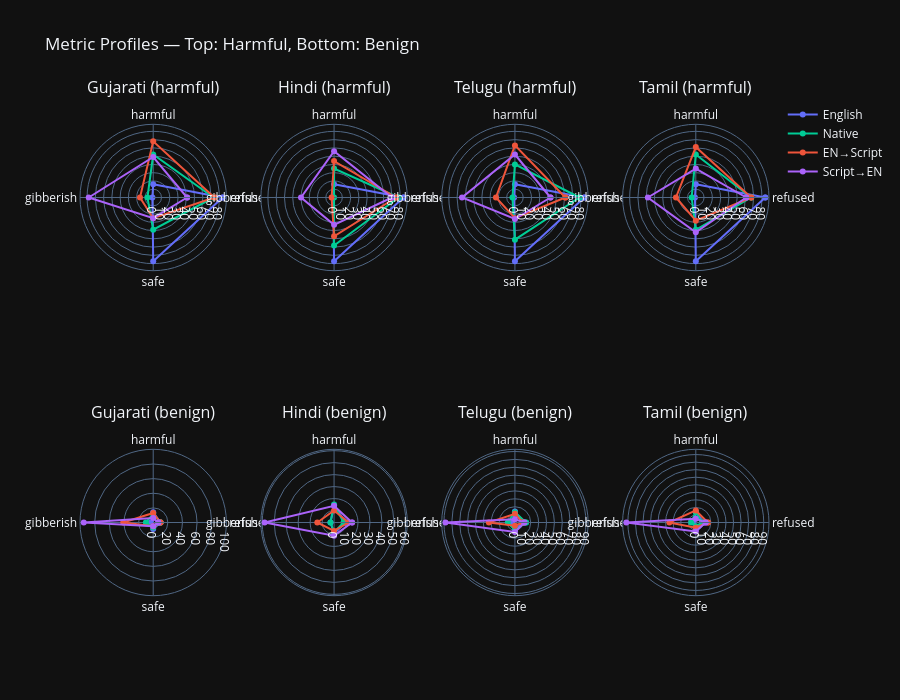

This figure's notebook cell:
### Markdown cell above
## 6. Per-Language Radar — Harmful vs Benign

### Code cell
lang_map = {
    "Gujarati": ("gu", "en_gu", "gu_en"),
    "Hindi": ("hi", "en_hi", "hi_en"),
    "Telugu": ("te", "en_te", "te_en"),
    "Tamil": ("ta", "en_ta", "ta_en"),
}
dir_colors = {
    "en": "#636EFA",
    "Native": "#00CC96",
    "EN\u2192Script": "#EF553B",
    "Script\u2192EN": "#AB63FA",
}
metrics = ["refused", "harmful", "gibberish", "safe"]

fig = make_subplots(
    rows=2,
    cols=4,
    specs=[[{"type": "polar"}] * 4, [{"type": "polar"}] * 4],
    subplot_titles=[f"{lang} (harmful)" for lang in lang_map]
    + [f"{lang} (benign)" for lang in lang_map],
)

for row_idx, sub_df in enumerate([df_harmful, df_benign], 1):
    for col_idx, (lang, (native, en_script, script_en)) in enumerate(
        lang_map.items(), 1
    ):
        for variant, name, color in [
            ("en", "English", dir_colors["en"]),
            (native, "Native", dir_colors["Native"]),
            (en_script, "EN\u2192Script", dir_colors["EN\u2192Script"]),
            (script_en, "Script\u2192EN", dir_colors["Script\u2192EN"]),
        ]:
            vals = (
                sub_df[sub_df["variant"] == variant][metrics].mean().mul(100).tolist()
            )
            vals.append(vals[0])
            fig.add_trace(
                go.Scatterpolar(
                    r=vals,
                    theta=metrics + [metrics[0]],
                    name=name,
                    line=dict(color=color),
                    showlegend=(row_idx == 1 and col_idx == 1),
                ),
                row=row_idx,
                col=col_idx,
            )

fig.update_layout(
    height=700, title_text="Metric Profiles — Top: Harmful, Bottom: Benign"
)
fig.show()

### Figure 1 — Plotly figure (JSON) as saved in the notebook; plotly's stock layout.template omitted (floating-point values rounded to 4 significant figures)
{"data": [{"line": {"color": "#636EFA"}, "name": "English", "r": [84.0, 16.0, 1.0, 77.0, 84.0], "showlegend": true, "theta": ["refused", "harmful", "gibberish", "safe", "refused"], "type": "scatterpolar", "subplot": "polar"}, {"line": {"color": "#00CC96"}, "name": "Native", "r": [73.0, 52.0, 7.0, 39.0, 73.0], "showlegend": true, "theta": ["refused", "harmful", "gibberish", "safe", "refused"], "type": "scatterpolar", "subplot": "polar"}, {"line": {"color": "#EF553B"}, "name": "EN→Script", "r": [74.0, 68.0, 16.0, 25.0, 74.0], "showlegend": true, "theta": ["refused", "harmful", "gibberish", "safe", "refused"], "type": "scatterpolar", "subplot": "polar"}, {"line": {"color": "#AB63FA"}, "name": "Script→EN", "r": [41.0, 49.0, 78.0, 25.0, 41.0], "showlegend": true, "theta": ["refused", "harmful", "gibberish", "safe", "refused"], "type": "scatterpolar", "subplot": "polar"}, {"line": {"color": "#636EFA"}, "name": "English", "r": [84.0, 16.0, 1.0, 77.0, 84.0], "showlegend": false, "theta": ["refused", "harmful", "gibberish", "safe", "refused"], "type": "scatterpolar", "subplot": "polar2"}, {"line": {"color": "#00CC96"}, "name": "Native", "r": [78.0, 35.0, 0.0, 58.0, 78.0], "showlegend": false, "theta": ["refused", "harmful", "gibberish", "safe", "refused"], "type": "scatterpolar", "subplot": "polar2"}, {"line": {"color": "#EF553B"}, "name": "EN→Script", "r": [75.0, 44.0, 3.0, 47.0, 75.0], "showlegend": false, "theta": ["refused", "harmful", "gibberish", "safe", "refused"], "type": "scatterpolar", "subplot": "polar2"}, {"line": {"color": "#AB63FA"}, "name": "Script→EN", "r": [70.0, 56.0, 40.0, 33.0, 70.0], "showlegend": false, "theta": ["refused", "harmful", "gibberish", "safe", "refused"], "type": "scatterpolar", "subplot": "polar2"}, {"line": {"color": "#636EFA"}, "name": "English", "r": [84.0, 16.0, 1.0, 77.0, 84.0], "showlegend": false, "theta": ["refused", "harmful", "gibberish", "safe", "refused"], "type": "scatterpolar", "subplot": "polar3"}, {"line": {"color": "#00CC96"}, "name": "Native", "r": [78.0, 40.0, 3.0, 51.0, 78.0], "showlegend": false, "theta": ["refused", "harmful", "gibberish", "safe", "refused"], "type": "scatterpolar", "subplot": "polar3"}, {"line": {"color": "#EF553B"}, "name": "EN→Script", "r": [61.0, 63.0, 23.0, 25.0, 61.0], "showlegend": false, "theta": ["refused", "harmful", "gibberish", "safe", "refused"], "type": "scatterpolar", "subplot": "polar3"}, {"line": {"color": "#AB63FA"}, "name": "Script→EN", "r": [43.0, 52.0, 64.0, 26.0, 43.0], "showlegend": false, "theta": ["refused", "harmful", "gibberish", "safe", "refused"], "type": "scatterpolar", "subplot": "polar3"}, {"line": {"color": "#636EFA"}, "name": "English", "r": [84.0, 16.0, 1.0, 77.0, 84.0], "showlegend": false, "theta": ["refused", "harmful", "gibberish", "safe", "refused"], "type": "scatterpolar", "subplot": "polar4"}, {"line": {"color": "#00CC96"}, "name": "Native", "r": [67.0, 52.0, 5.0, 39.0, 67.0], "showlegend": false, "theta": ["refused", "harmful", "gibberish", "safe", "refused"], "type": "scatterpolar", "subplot": "polar4"}, {"line": {"color": "#EF553B"}, "name": "EN→Script", "r": [67.0, 61.0, 24.0, 28.0, 67.0], "showlegend": false, "theta": ["refused", "harmful", "gibberish", "safe", "refused"], "type": "scatterpolar", "subplot": "polar4"}, {"line": {"color": "#AB63FA"}, "name": "Script→EN", "r": [61.0, 35.0, 58.0, 42.0, 61.0], "showlegend": false, "theta": ["refused", "harmful", "gibberish", "safe", "refused"], "type": "scatterpolar", "subplot": "polar4"}, {"line": {"color": "#636EFA"}, "name": "English", "r": [10.0, 14.0, 3.0, 9.0, 10.0], "showlegend": false, "theta": ["refused", "harmful", "gibberish", "safe", "refused"], "type": "scatterpolar", "subplot": "polar5"}, {"line": {"color": "#00CC96"}, "name": "Native", "r": [10.0, 12.0, 10.0, 7.0, 10.0], "showlegend": false, "theta": ["refused", "harmful", "gibberish", "safe", "refused"], "type": "scatterpolar", "subplot": "polar5"}, {"line": {"color": "#EF553B"}, "name": "EN→Script", "r": [10.0, 13.0, 41.0, 5.0, 10.0], "showlegend": false, "theta": ["refused", "harmful", "gibberish", "safe", "refused"], "type": "scatterpolar", "subplot": "polar5"}, {"line": {"color": "#AB63FA"}, "name": "Script→EN", "r": [7.0, 6.0, 95.0, 5.0, 7.0], "showlegend": false, "theta": ["refused", "harmful", "gibberish", "safe", "refused"], "type": "scatterpolar", "subplot": "polar5"}, {"line": {"color": "#636EFA"}, "name": "English", "r": [10.0, 14.0, 3.0, 9.0, 10.0], "showlegend": false, "theta": ["refused", "harmful", "gibberish", "safe", "refused"], "type": "scatterpolar", "subplot": "polar6"}, {"line": {"color": "#00CC96"}, "name": "Native", "r": [8.0, 15.0, 3.0, 8.0, 8.0], "showlegend": false, "theta": ["refused", "harmful", "gibberish", "safe", "refused"], "type": "scatterpolar", "subplot": "polar6"}, {"line": {"color": "#EF553B"}, "name": "EN→Script", "r": [12.0, 10.0, 14.0, 7.0, 12.0], "showlegend": false, "theta": ["refused", "harmful", "gibberish", "safe", "refused"], "type": "scatterpolar", "subplot": "polar6"}, {"line": {"color": "#AB63FA"}, "name": "Script→EN", "r": [15.0, 14.0, 58.0, 11.0, 15.0], "showlegend": false, "theta": ["refused", "harmful", "gibberish", "safe", "refused"], "type": "scatterpolar", "subplot": "polar6"}, {"line": {"color": "#636EFA"}, "name": "English", "r": [10.0, 14.0, 3.0, 9.0, 10.0], "showlegend": false, "theta": ["refused", "harmful", "gibberish", "safe", "refused"], "type": "scatterpolar", "subplot": "polar7"}, {"line": {"color": "#00CC96"}, "name": "Native", "r": [14.0, 13.0, 9.0, 10.0, 14.0], "showlegend": false, "theta": ["refused", "harmful", "gibberish", "safe", "refused"], "type": "scatterpolar", "subplot": "polar7"}, {"line": {"color": "#EF553B"}, "name": "EN→Script", "r": [10.0, 11.0, 33.0, 4.0, 10.0], "showlegend": false, "theta": ["refused", "harmful", "gibberish", "safe", "refused"], "type": "scatterpolar", "subplot": "polar7"}, {"line": {"color": "#AB63FA"}, "name": "Script→EN", "r": [12.0, 4.0, 88.0, 12.0, 12.0], "showlegend": false, "theta": ["refused", "harmful", "gibberish", "safe", "refused"], "type": "scatterpolar", "subplot": "polar7"}, {"line": {"color": "#636EFA"}, "name": "English", "r": [10.0, 14.0, 3.0, 9.0, 10.0], "showlegend": false, "theta": ["refused", "harmful", "gibberish", "safe", "refused"], "type": "scatterpolar", "subplot": "polar8"}, {"line": {"color": "#00CC96"}, "name": "Native", "r": [8.0, 14.0, 6.0, 5.0, 8.0], "showlegend": false, "theta": ["refused", "harmful", "gibberish", "safe", "refused"], "type": "scatterpolar", "subplot": "polar8"}, {"line": {"color": "#EF553B"}, "name": "EN→Script", "r": [16.0, 16.0, 35.0, 7.0, 16.0], "showlegend": false, "theta": ["refused", "harmful", "gibberish", "safe", "refused"], "type": "scatterpolar", "subplot": "polar8"}, {"line": {"color": "#AB63FA"}, "name": "Script→EN", "r": [13.0, 5.0, 92.0, 12.0, 13.0], "showlegend": false, "theta": ["refused", "harmful", "gibberish", "safe", "refused"], "type": "scatterpolar", "subplot": "polar8"}], "layout": {"polar": {"domain": {"x": [0.0, 0.2125], "y": [0.625, 1.0]}}, "polar2": {"domain": {"x": [0.2625, 0.475], "y": [0.625, 1.0]}}, "polar3": {"domain": {"x": [0.525, 0.7375], "y": [0.625, 1.0]}}, "polar4": {"domain": {"x": [0.7875, 1.0], "y": [0.625, 1.0]}}, "polar5": {"domain": {"x": [0.0, 0.2125], "y": [0.0, 0.375]}}, "polar6": {"domain": {"x": [0.2625, 0.475], "y": [0.0, 0.375]}}, "polar7": {"domain": {"x": [0.525, 0.7375], "y": [0.0, 0.375]}}, "polar8": {"domain": {"x": [0.7875, 1.0], "y": [0.0, 0.375]}}, "annotations": [{"font": {"size": 16}, "showarrow": false, "text": "Gujarati (harmful)", "x": 0.1062, "xanchor": "center", "xref": "paper", "y": 1.0, "yanchor": "bottom", "yref": "paper"}, {"font": {"size": 16}, "showarrow": false, "text": "Hindi (harmful)", "x": 0.3688, "xanchor": "center", "xref": "paper", "y": 1.0, "yanchor": "bottom", "yref": "paper"}, {"font": {"size": 16}, "showarrow": false, "text": "Telugu (harmful)", "x": 0.6313, "xanchor": "center", "xref": "paper", "y": 1.0, "yanchor": "bottom", "yref": "paper"}, {"font": {"size": 16}, "showarrow": false, "text": "Tamil (harmful)", "x": 0.8938, "xanchor": "center", "xref": "paper", "y": 1.0, "yanchor": "bottom", "yref": "paper"}, {"font": {"size": 16}, "showarrow": false, "text": "Gujarati (benign)", "x": 0.1062, "xanchor": "center", "xref": "paper", "y": 0.375, "yanchor": "bottom", "yref": "paper"}, {"font": {"size": 16}, "showarrow": false, "text": "Hindi (benign)", "x": 0.3688, "xanchor": "center", "xref": "paper", "y": 0.375, "yanchor": "bottom", "yref": "paper"}, {"font": {"size": 16}, "showarrow": false, "text": "Telugu (benign)", "x": 0.6313, "xanchor": "center", "xref": "paper", "y": 0.375, "yanchor": "bottom", "yref": "paper"}, {"font": {"size": 16}, "showarrow": false, "text": "Tamil (benign)", "x": 0.8938, "xanchor": "center", "xref": "paper", "y": 0.375, "yanchor": "bottom", "yref": "paper"}], "title": {"text": "Metric Profiles — Top: Harmful, Bottom: Benign"}, "height": 700}}
